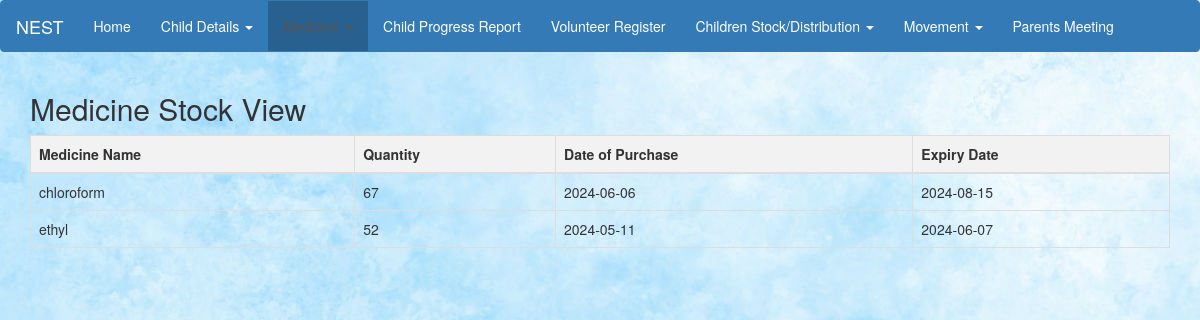
Screenshot of /medicine_stock_view.php with the database file from the repository.
### tables this page shows
CREATE TABLE `medicine_stock` (
  `medicine_name` varchar(200) NOT NULL,
  `quantity` int(100) NOT NULL,
  `date_purchase` date NOT NULL,
  `expiry_date` date NOT NULL
);

### medicine_stock_view.php (the view, shortened to what this page needs)
<?php
$servername = "localhost";
$username = "root";
$password = "";
$database = "nestdb";
$conn = new mysqli($servername, $username, $password, $database);
$sql = "SELECT * FROM medicine_stock";
$result = $conn->query($sql);
?>
<!DOCTYPE html>
<html lang="en">
<head>
    <link rel="stylesheet" href="https://maxcdn.bootstrapcdn.com/bootstrap/3.4.1/css/bootstrap.min.css">
    <link rel="stylesheet" href="style.css">
</head>
<body>
    <nav class="navbar navbar-default">
        <div class="container-fluid">
            <div class="navbar-header">
                <a class="navbar-brand" href="#">NEST</a>
            </div>
            <ul class="nav navbar-nav">
                <li><a href="index.html">Home</a></li>
                <li class="dropdown">
                    <a class="dropdown-toggle" data-toggle="dropdown" href="#">Child Details
                        <span class="caret"></span>
                    </a>
                </li>
                <li class="active" class="dropdown">
                    <a class="dropdown-toggle" data-toggle="dropdown" href="#">Medicine
                        <span class="caret"></span>
                    </a>
                </li>
                <li><a href="child_pr_entry.html">Child Progress Report</a></li>
                <li><a href="volunteer_register.html">Volunteer Register</a></li>
                <li class="dropdown">
                  <a class="dropdown-toggle" data-toggle="dropdown" href="#">Children Stock/Distribution
                      <span class="caret"></span>
                  </a>
                </li>
                <li class="dropdown">
                  <a class="dropdown-toggle" data-toggle="dropdown" href="#">Movement
                      <span class="caret"></span>
                  </a>
                </li>
                <li><a href="parent_meeting_register.html">Parents Meeting</a></li>
            </ul>
        </div>
    </nav>
    <div class="container">
        <h2>Medicine Stock View</h2>
        <table class="table table-bordered">
            <thead>
                <tr>
                    <th>Medicine Name</th>
                    <th>Quantity</th>
                    <th>Date of Purchase</th>
                    <th>Expiry Date</th>
                </tr>
            </thead>
            <tbody>
                <?php
                if ($result->num_rows > 0) {
                    while($row = $result->fetch_assoc()) {
                        echo "<tr>
                                <td>" . $row["medicine_name"] . "</td>
                                <td>" . $row["quantity"] . "</td>
                                <td>" . $row["date_purchase"] . "</td>
                                <td>" . $row["expiry_date"] . "</td>
                              </tr>";
                    }
                } else {
                    echo "<tr><td colspan='4'>No records found</td></tr>";
                }
                ?>
            </tbody>
        </table>
    </div>
</body>
</html>

### style.css (style rules this page uses)
table td { padding-left: 10px; padding-right: 10px; }
table { width: 100%; }
.navbar-default { background-color: #337ab7; border-color: #337ab7; }
.navbar-default .navbar-brand { color: #ffffff; }
.navbar-default .navbar-nav > li > a { color: #ffffff; }
.navbar-default .navbar-nav > .active > a, .navbar-default .navbar-nav > .active > a:hover, .navbar-default .navbar-nav > .active > a:focus { background-color: #286090; }
body { background-color: #e6f2ff; background-image: url('bg_marble.jpg'); background-repeat: repeat; }

### medicine_stock_view.php (style rules this page uses)
table { border-collapse: collapse; width: 100%; }
th, td { border: 2px solid black; text-align: left; padding: 8px; }
th { background-color: #f2f2f2; }

### rows the page displays
medicine_stock: medicine_name "chloroform", quantity "67", date_purchase "2024-06-06", expiry_date "2024-08-15"
medicine_stock: medicine_name "ethyl", quantity "52", date_purchase "2024-05-11", expiry_date "2024-06-07"
